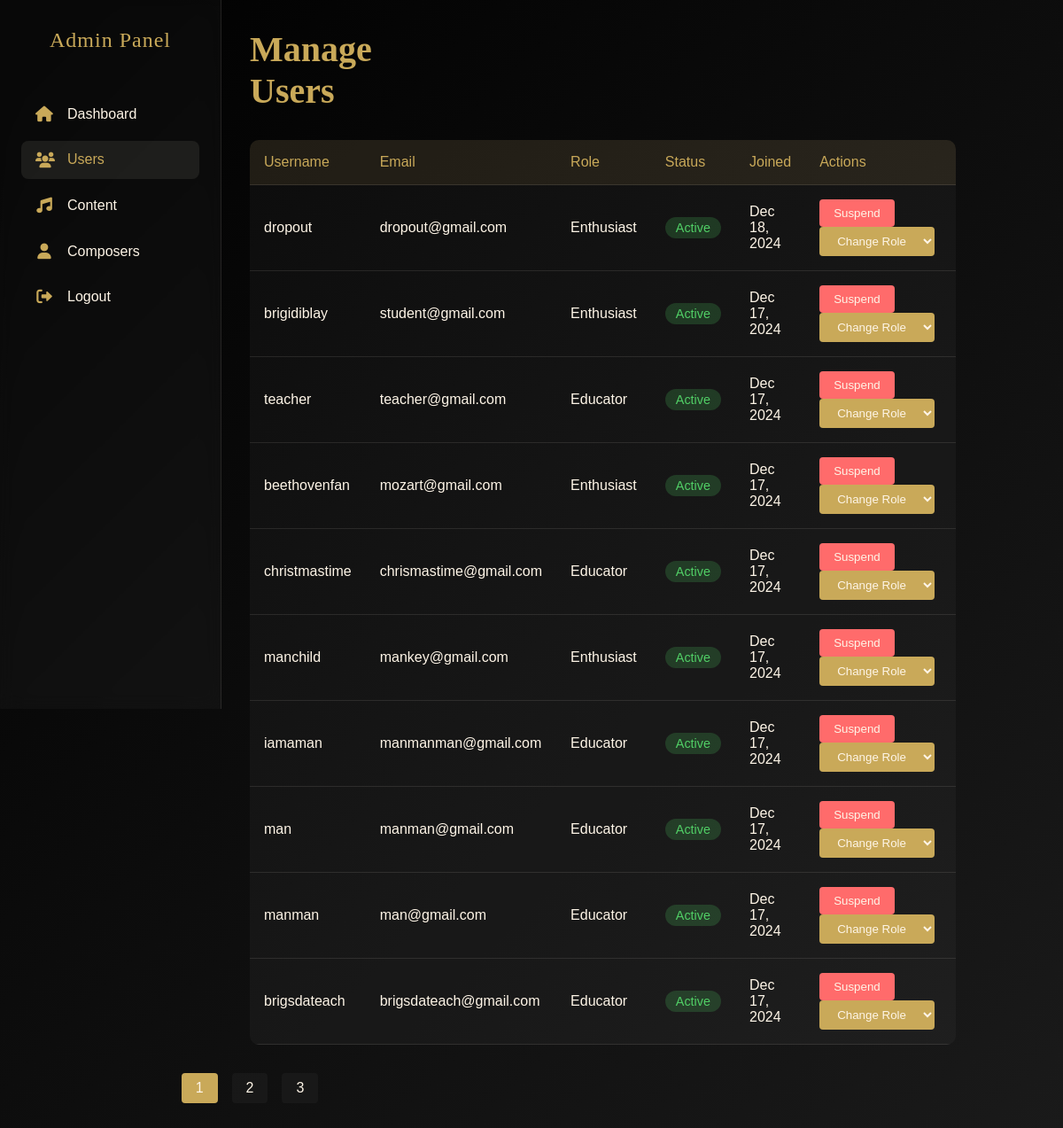
/admin/manage_users.php (signed in), run on the app's committed database.
### tables this page shows
CREATE TABLE `users` (
  `user_id` int(11) NOT NULL,
  `username` varchar(50) NOT NULL,
  `email` varchar(100) NOT NULL,
  `password_hash` varchar(255) NOT NULL,
  `bio` text DEFAULT NULL,
  `created_at` timestamp NOT NULL DEFAULT current_timestamp(),
  `updated_at` timestamp NOT NULL DEFAULT current_timestamp() ON UPDATE current_timestamp(),
  `role` enum('enthusiast','educator','admin','system_admin') DEFAULT 'enthusiast',
  `composer_preferences` text DEFAULT NULL,
  `status` enum('active','suspended') DEFAULT 'active'
);

### admin/manage_users.php (the view, shortened to what this page needs)
<?php
require_once '../includes/db.php';
$page = $_GET['page'] ?? 1;
$per_page = 10;
$offset = ($page - 1) * $per_page;
$users_query = "
    SELECT user_id, username, email, role, status, created_at
    FROM users
    WHERE role != 'admin'
    ORDER BY created_at DESC
    LIMIT ? OFFSET ?
";
$stmt = $conn->prepare($users_query);
$stmt->bind_param("ii", $per_page, $offset);
$stmt->execute();
$users = $stmt->get_result();
$total_users = $conn->query("SELECT COUNT(*) as count FROM users WHERE role != 'admin'")->fetch_assoc()['count'];
$total_pages = ceil($total_users / $per_page);
?>
<!DOCTYPE html>
<html lang="en">
<head>
    <link rel="stylesheet" href="https://cdnjs.cloudflare.com/ajax/libs/font-awesome/6.0.0/css/all.min.css">
</head>
<body>
    <div class="page-container">
        <?php include '../includes/components/admin_sidebar.php'; ?>
        <main class="main-content">
            <h1>Manage Users</h1>
            <table class="users-table">
                <thead>
                    <tr>
                        <th>Username</th>
                        <th>Email</th>
                        <th>Role</th>
                        <th>Status</th>
                        <th>Joined</th>
                        <th>Actions</th>
                    </tr>
                </thead>
                <tbody>
                    <?php while ($user = $users->fetch_assoc()): ?>
                        <tr>
                            <td><?php echo htmlspecialchars($user['username']); ?></td>
                            <td><?php echo htmlspecialchars($user['email']); ?></td>
                            <td><?php echo ucfirst($user['role']); ?></td>
                            <td>
                                <span class="status-badge status-<?php echo $user['status']; ?>">
                                    <?php echo ucfirst($user['status']); ?>
                                </span>
                            </td>
                            <td><?php echo date('M j, Y', strtotime($user['created_at'])); ?></td>
                            <td>
                                <?php if ($user['status'] === 'active'): ?>
                                    <button class="action-btn suspend"
                                        onclick="updateUser(<?php echo $user['user_id']; ?>, 'suspend')">
                                        Suspend
                                    </button>
                                <?php endif; ?>
                                <select onchange="changeRole(<?php echo $user['user_id']; ?>, this.value)"
                                    class="action-btn">
                                    <option value="">Change Role</option>
                                </select>
                            </td>
                        </tr>
                    <?php endwhile; ?>
                </tbody>
            </table>
            <div class="pagination">
                <?php for ($i = 1; $i <= $total_pages; $i++): ?>
                    <a href="?page=<?php echo $i; ?>" class="<?php echo $page == $i ? 'active' : ''; ?>">
                        <?php echo $i; ?>
                    </a>
                <?php endfor; ?>
            </div>
        </main>
    </div>
</body>
</html>

### admin/manage_users.php (style rules this page uses)
:root { --primary: #fef5e7; --accent: #c9a959; --glass: rgba(254, 245, 231, 0.03); --border: rgba(254, 245, 231, 0.1); --glass-hover: rgba(254, 245, 231, 0.08); }
* { margin: 0; padding: 0; box-sizing: border-box; }
body { font-family: 'Futura', sans-serif; background: linear-gradient(135deg, #000000, #1a1a1a); color: var(--primary); min-height: 100vh; }
.page-container { display: grid; grid-template-columns: 250px 1fr; min-height: 100vh; }
.main-content { padding: 2rem; margin-left: 250px; width: calc(100% - 250px); }
h1 { font-size: 2.5rem; margin-bottom: 2rem; color: var(--accent); font-family: 'Didot', serif; }
.users-table { width: 100%; border-collapse: collapse; margin-top: 2rem; background: var(--glass); border-radius: 10px; overflow: hidden; }
.users-table th, .users-table td { padding: 1rem; text-align: left; border-bottom: 1px solid var(--border); }
.users-table th { background: rgba(201, 169, 89, 0.1); color: var(--accent); font-weight: 500; }
.action-btn { padding: 0.5rem 1rem; border: none; border-radius: 4px; cursor: pointer; transition: all 0.3s ease; background: var(--accent); color: var(--primary); margin-right: 0.5rem; }
.action-btn.suspend { background: #ff6b6b; }
.pagination { display: flex; justify-content: center; gap: 1rem; margin-top: 2rem; }
.pagination a { padding: 0.5rem 1rem; background: var(--glass); color: var(--primary); text-decoration: none; border-radius: 4px; transition: all 0.3s ease; }
.pagination a:hover, .pagination a.active { background: var(--accent); }
.status-badge { padding: 0.25rem 0.75rem; border-radius: 20px; font-size: 0.9rem; }
.status-active { background: rgba(81, 207, 102, 0.2); color: #51cf66; }

### data on the page
users: username "dropout", email "dropout@gmail.com", role "Enthusiast", status "Active", created_at "Dec 18, 2024"
users: username "brigidiblay", email "student@gmail.com", role "Enthusiast", status "Active", created_at "Dec 17, 2024"
users: username "teacher", email "teacher@gmail.com", role "Educator", status "Active", created_at "Dec 17, 2024"
users: username "beethovenfan", email "mozart@gmail.com", role "Enthusiast", status "Active", created_at "Dec 17, 2024"
users: username "christmastime", email "chrismastime@gmail.com", role "Educator", status "Active", created_at "Dec 17, 2024"
users: username "manchild", email "mankey@gmail.com", role "Enthusiast", status "Active", created_at "Dec 17, 2024"
users: username "iamaman", email "manmanman@gmail.com", role "Educator", status "Active", created_at "Dec 17, 2024"
users: username "man", email "manman@gmail.com", role "Educator", status "Active", created_at "Dec 17, 2024"
users: username "manman", email "man@gmail.com", role "Educator", status "Active", created_at "Dec 17, 2024"
users: username "brigsdateach", email "brigsdateach@gmail.com", role "Educator", status "Active", created_at "Dec 17, 2024"
